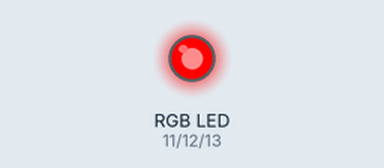
A sketch run on a simulated Arduino Uno, built with avr-gcc and run on an emulated ATmega328P. Shown: an RGB LED mixed from three pins (HIGH = lit).

Above: at 0.1 s.
Timing chart, 0 to 1.6 s (numbered marks = the images above):
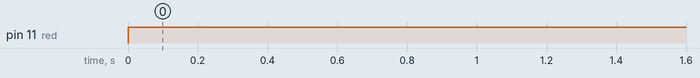

Measured:
- by itself, pin 11 (red): LOW → HIGH at 0.00 s

The sketch:

rgbled.ino
```cpp
//
#include <Wire.h>


int ledcolor = 0;
int a = 1000; //this sets how long the stays one color for
int red = 11; //this sets the red led pin
int green = 12; //this sets the green led pin
int blue = 13; //this sets the blue led pin


void setup() {
  //


  //this sets the output pins
  pinMode(red, OUTPUT);
  pinMode(green, OUTPUT);
  pinMode(blue, OUTPUT);

}

void loop() {

  setWhite();

}

void setWhite() {
  digitalWrite(red, HIGH);
  digitalWrite(green, LOW);
  digitalWrite(blue, LOW);

}


//
```
